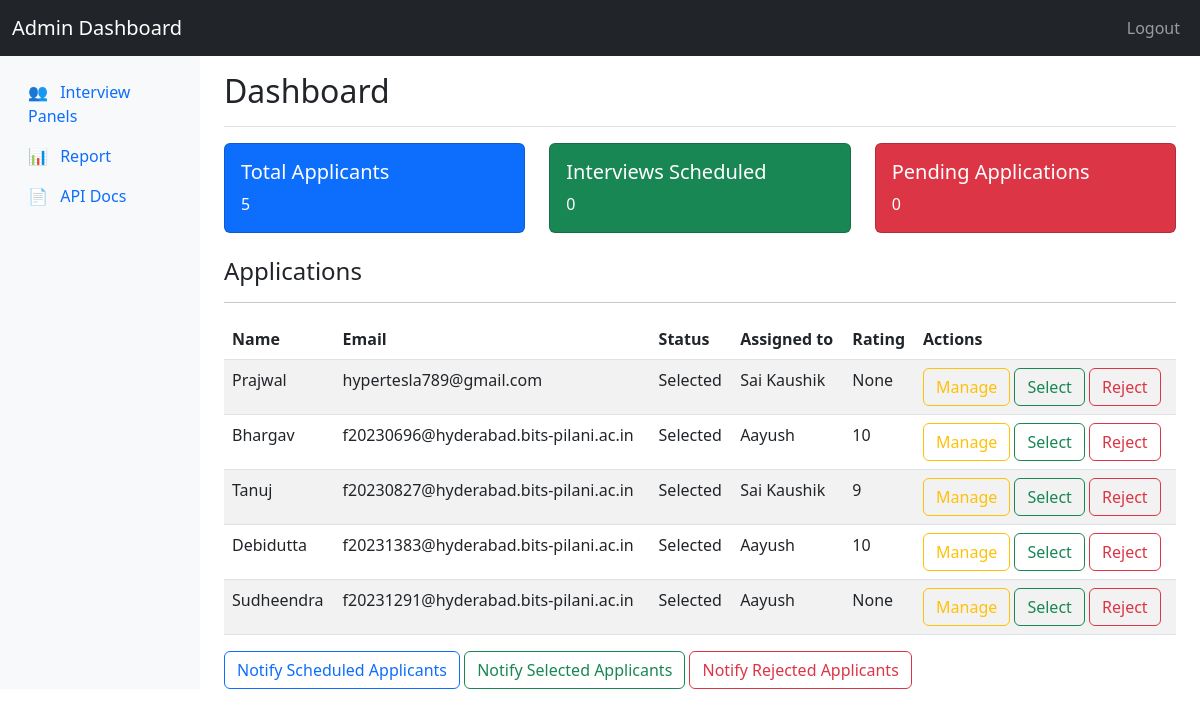
The page /dashboard/ (signed in) on the database its author committed.
### management/models.py (models this page shows, shortened)
class ApplicantData(models.Model):
    name = models.CharField(max_length=300)
    email = models.EmailField(unique=True)
    about = models.TextField(max_length=10000)
    application_status = models.CharField(max_length=50, default='Pending')
    interview_panel = models.ForeignKey(InterviewPanel,default=None,null=True,on_delete=models.CASCADE)
    scheduled_time_slot = models.DateTimeField(null=True, blank=True,default=None)
    feedback_text = models.TextField(null=True, blank=True,default=None)
    rating = models.IntegerField(null=True, blank=True,default=None,validators=[MinValueValidator(0), MaxValueValidator(10)])

class InterviewPanel(models.Model):
    member_name = models.CharField(max_length=255)
    role = models.CharField(max_length=50)
    password = models.CharField(max_length=200,default="ABC//123")
    def __str__(self):
        return self.member_name

### management/views.py (the view)
# urls.py: path('dashboard/',dashboard,name="dashboard"),
def dashboard(request):
    if not request.session.get('is_authenticated'):
        return redirect('login')
    all_applicants = ApplicantData.objects.all()
    number_of_applicants = ApplicantData.objects.count()
    pending_applicants = ApplicantData.objects.filter(application_status='Pending').count()
    scheduled_applicants = ApplicantData.objects.filter(application_status='Scheduled').count()
    context = {
        'all_applicants':all_applicants,
        'number_of_applicants':number_of_applicants,
        'pending_applicants':pending_applicants,
        'scheduled_applicants':scheduled_applicants,
    }
    return render(request,'dashboard.html',context)

### management/templates/dashboard.html (shortened to what this page needs)
{% extends 'base.html' %}
{% block body%}
<body>
    <nav class="navbar navbar-expand-lg navbar-dark bg-dark">
        <div class="container-fluid">
            <a class="navbar-brand" href="{% url 'dashboard' %}">Admin Dashboard</a>
            <div class="collapse navbar-collapse" id="navbarNav">
                <ul class="navbar-nav ms-auto">
                    <li class="nav-item">
                        <a class="nav-link" href="{% url 'logout' %}">Logout</a>
                    </li>
                </ul>
            </div>
        </div>
    </nav>
    <div class="container-fluid">
        <div class="row">
            <nav id="sidebar" class="col-md-3 col-lg-2 d-md-block bg-light sidebar collapse">
                <div class="position-sticky pt-3">
                    <ul class="nav flex-column">
                        <li class="nav-item">
                            <a class="nav-link" href="{% url 'interview_panels' %}">
                                <span class="me-2">&#x1F465;</span>
                                Interview Panels
                            </a>
                        </li>
                        <li class="nav-item">
                            <a class="nav-link" href="{% url 'induction_report' %}">
                                <span class="me-2">&#x1F4CA;</span>
                                Report
                            </a>
                        </li>
                        <li class="nav-item">
                            <a class="nav-link" href="{% url 'api_docs' %}">
                                <span class="me-2">&#x1F4C4;</span>
                                API Docs
                            </a>
                        </li>
                    </ul>
                </div>
            </nav>
            <main class="col-md-9 ms-sm-auto col-lg-10 px-md-4">
                <div class="d-flex justify-content-between flex-wrap flex-md-nowrap align-items-center pt-3 pb-2 mb-3 border-bottom">
                    <h1 class="h2">Dashboard</h1>
                </div>
                <div class="row">
                    <div class="col-md-4">
                        <div class="card bg-primary text-white mb-3">
                            <div class="card-body">
                                <h5 class="card-title">Total Applicants</h5>
                                <p class="card-text">{{number_of_applicants}}</p>
                            </div>
                        </div>
                    </div>
                    <div class="col-md-4">
                        <div class="card bg-success text-white mb-3">
                            <div class="card-body">
                                <h5 class="card-title">Interviews Scheduled</h5>
                                <p class="card-text">{{scheduled_applicants}}</p>
                            </div>
                        </div>
                    </div>
                    <div class="col-md-4">
                        <div class="card bg-danger text-white mb-3">
                            <div class="card-body">
                                <h5 class="card-title">Pending Applications</h5>
                                <p class="card-text">{{pending_applicants}}</p>
                            </div>
                        </div>
                    </div>
                </div>
                <div class="row mt-2">
                    <div class="col-md-12">
                        <h4>Applications</h4>
                        <hr>
                        <div class="table-responsive">
                            <table class="table table-striped">
                                <thead>
                                    <tr>
                                        <th>Name</th>
                                        <th>Email</th>
                                        <th>Status</th>
                                        <th>Assigned to</th>
                                        <th>Rating</th>
                                        <th>Actions</th>
                                    </tr>
                                </thead>
                                <tbody>
                                    {% for applicant in all_applicants %}
                                    <tr>
                                        <td>{{applicant.name}}</td>
                                        <td>{{applicant.email}}</td>
                                        <td>{{applicant.application_status}}</td>
                                        <td>{{applicant.interview_panel}}</td>
                                        <td>{{applicant.rating}}</td>
                                        <td><a href="{% url 'manage_applicant' applicant.id %}" class="btn btn-outline-warning">Manage</a>
                                            <a href="{% url 'select_applicant' applicant.id %}" class="btn btn-outline-success">Select</a>
                                            <a href="{% url 'reject_applicant' applicant.id %}" class="btn btn-outline-danger">Reject</a>
                                        </td>
                                    </tr>
                                    {% endfor %}
                                </tbody>
                            </table>
                        </div>
                    </div>
                </div>
                <a href="{% url 'notify_scheduled_applicants' %}" class="btn btn-outline-primary">Notify Scheduled Applicants</a>
                <a href="{% url 'notify_selected_applicants' %}" class="btn btn-outline-success">Notify Selected Applicants</a>
                <a href="{% url 'notify_rejected_applicants' %}" class="btn btn-outline-danger">Notify Rejected Applicants</a>
            </main>
        </div>
    </div>
</body>
{% endblock%}

### rows shown on the page
ApplicantData: name "Prajwal", email "hypertesla789@gmail.com", application_status "Selected", interview_panel "Sai Kaushik", rating "None"
ApplicantData: name "Bhargav", email "f20230696@hyderabad.bits-pilani.ac.in", application_status "Selected", interview_panel "Aayush", rating "10"
ApplicantData: name "Tanuj", email "f20230827@hyderabad.bits-pilani.ac.in", application_status "Selected", interview_panel "Sai Kaushik", rating "9"
ApplicantData: name "Debidutta", email "f20231383@hyderabad.bits-pilani.ac.in", application_status "Selected", interview_panel "Aayush", rating "10"
ApplicantData: name "Sudheendra", email "f20231291@hyderabad.bits-pilani.ac.in", application_status "Selected", interview_panel "Aayush", rating "None"

### other values the page prints
{{ number_of_applicants }} "5"
{{ scheduled_applicants }} "0"
{{ pending_applicants }} "0"
